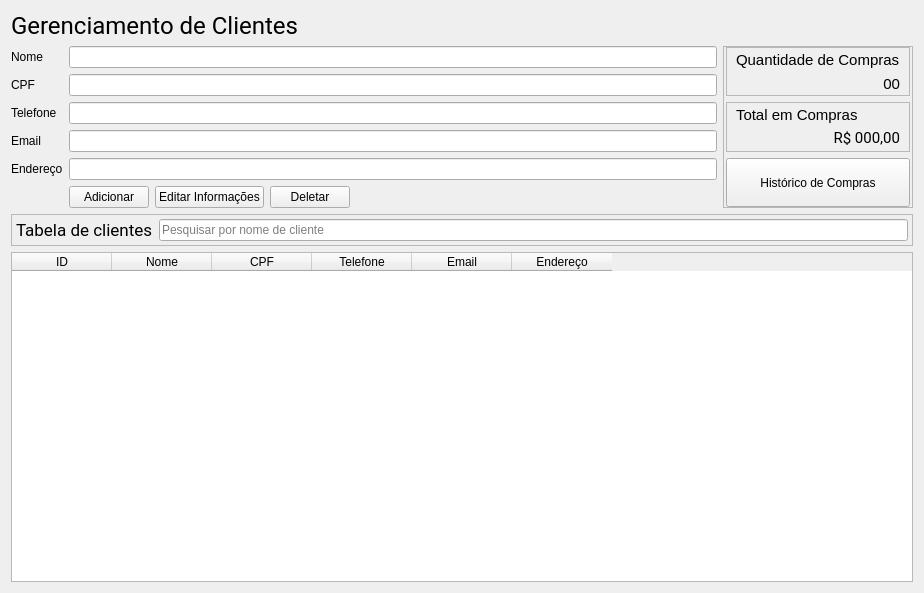
<?xml version="1.0" encoding="UTF-8"?>
<ui version="4.0">
 <class>Form</class>
 <widget class="QWidget" name="Form">
  <property name="geometry">
   <rect>
    <x>0</x>
    <y>0</y>
    <width>924</width>
    <height>593</height>
   </rect>
  </property>
  <property name="windowTitle">
   <string>Form</string>
  </property>
  <layout class="QVBoxLayout" name="verticalLayout_5">
   <item>
    <widget class="QLabel" name="tittle">
     <property name="font">
      <font>
       <family>Roboto</family>
       <pointsize>18</pointsize>
      </font>
     </property>
     <property name="text">
      <string>Gerenciamento de Clientes</string>
     </property>
    </widget>
   </item>
   <item>
    <layout class="QHBoxLayout" name="horizontalLayout_3">
     <item>
      <layout class="QFormLayout" name="formLayout">
       <item row="0" column="0">
        <widget class="QLabel" name="nameLabel">
         <property name="font">
          <font>
           <pointsize>9</pointsize>
          </font>
         </property>
         <property name="text">
          <string>Nome</string>
         </property>
        </widget>
       </item>
       <item row="0" column="1">
        <widget class="QLineEdit" name="name"/>
       </item>
       <item row="1" column="0">
        <widget class="QLabel" name="CPFLabel">
         <property name="font">
          <font>
           <pointsize>9</pointsize>
          </font>
         </property>
         <property name="text">
          <string>CPF</string>
         </property>
        </widget>
       </item>
       <item row="1" column="1">
        <widget class="QLineEdit" name="cpf"/>
       </item>
       <item row="2" column="0">
        <widget class="QLabel" name="telefoneLabel">
         <property name="font">
          <font>
           <pointsize>9</pointsize>
          </font>
         </property>
         <property name="text">
          <string>Telefone</string>
         </property>
        </widget>
       </item>
       <item row="2" column="1">
        <widget class="QLineEdit" name="phone"/>
       </item>
       <item row="3" column="0">
        <widget class="QLabel" name="emailLabel">
         <property name="font">
          <font>
           <pointsize>9</pointsize>
          </font>
         </property>
         <property name="text">
          <string>Email</string>
         </property>
        </widget>
       </item>
       <item row="3" column="1">
        <widget class="QLineEdit" name="email"/>
       </item>
       <item row="4" column="0">
        <widget class="QLabel" name="addressLabel">
         <property name="font">
          <font>
           <pointsize>9</pointsize>
          </font>
         </property>
         <property name="text">
          <string>Endereço</string>
         </property>
        </widget>
       </item>
       <item row="4" column="1">
        <widget class="QLineEdit" name="address"/>
       </item>
       <item row="5" column="1">
        <layout class="QHBoxLayout" name="horizontalLayout">
         <item>
          <widget class="QPushButton" name="Btn_Add">
           <property name="text">
            <string>Adicionar</string>
           </property>
          </widget>
         </item>
         <item>
          <widget class="QPushButton" name="Btn_Edit">
           <property name="text">
            <string>Editar Informações</string>
           </property>
          </widget>
         </item>
         <item>
          <widget class="QPushButton" name="Btn_Delete">
           <property name="text">
            <string>Deletar</string>
           </property>
          </widget>
         </item>
         <item>
          <spacer name="horizontalSpacer">
           <property name="orientation">
            <enum>Qt::Horizontal</enum>
           </property>
           <property name="sizeHint" stdset="0">
            <size>
             <width>40</width>
             <height>20</height>
            </size>
           </property>
          </spacer>
         </item>
        </layout>
       </item>
      </layout>
     </item>
     <item>
      <widget class="QFrame" name="frame_purchasesData">
       <property name="frameShape">
        <enum>QFrame::StyledPanel</enum>
       </property>
       <property name="frameShadow">
        <enum>QFrame::Raised</enum>
       </property>
       <layout class="QVBoxLayout" name="verticalLayout">
        <property name="leftMargin">
         <number>2</number>
        </property>
        <property name="topMargin">
         <number>0</number>
        </property>
        <property name="rightMargin">
         <number>2</number>
        </property>
        <property name="bottomMargin">
         <number>0</number>
        </property>
        <item>
         <widget class="QFrame" name="frame_quantity">
          <property name="frameShape">
           <enum>QFrame::StyledPanel</enum>
          </property>
          <property name="frameShadow">
           <enum>QFrame::Raised</enum>
          </property>
          <layout class="QVBoxLayout" name="verticalLayout_3">
           <property name="spacing">
            <number>0</number>
           </property>
           <property name="topMargin">
            <number>0</number>
           </property>
           <property name="bottomMargin">
            <number>0</number>
           </property>
           <item>
            <widget class="QLabel" name="quantity_of_purchases">
             <property name="font">
              <font>
               <pointsize>11</pointsize>
              </font>
             </property>
             <property name="text">
              <string>Quantidade de Compras</string>
             </property>
            </widget>
           </item>
           <item>
            <widget class="QLabel" name="quantity">
             <property name="font">
              <font>
               <pointsize>11</pointsize>
              </font>
             </property>
             <property name="text">
              <string>00</string>
             </property>
             <property name="alignment">
              <set>Qt::AlignRight|Qt::AlignTrailing|Qt::AlignVCenter</set>
             </property>
            </widget>
           </item>
          </layout>
         </widget>
        </item>
        <item>
         <widget class="QFrame" name="frame_totalPurchases">
          <property name="frameShape">
           <enum>QFrame::StyledPanel</enum>
          </property>
          <property name="frameShadow">
           <enum>QFrame::Raised</enum>
          </property>
          <layout class="QVBoxLayout" name="verticalLayout_4">
           <property name="spacing">
            <number>0</number>
           </property>
           <property name="topMargin">
            <number>0</number>
           </property>
           <property name="bottomMargin">
            <number>2</number>
           </property>
           <item>
            <widget class="QLabel" name="total_purchases">
             <property name="font">
              <font>
               <pointsize>11</pointsize>
              </font>
             </property>
             <property name="text">
              <string>Total em Compras</string>
             </property>
            </widget>
           </item>
           <item>
            <widget class="QLabel" name="value">
             <property name="font">
              <font>
               <family>Roboto</family>
               <pointsize>11</pointsize>
              </font>
             </property>
             <property name="text">
              <string>R$ 000,00</string>
             </property>
             <property name="alignment">
              <set>Qt::AlignRight|Qt::AlignTrailing|Qt::AlignVCenter</set>
             </property>
            </widget>
           </item>
          </layout>
         </widget>
        </item>
        <item>
         <layout class="QHBoxLayout" name="horizontalLayout_2">
          <item>
           <widget class="QPushButton" name="Btn_History">
            <property name="maximumSize">
             <size>
              <width>16777215</width>
              <height>16777213</height>
             </size>
            </property>
            <property name="text">
             <string>Histórico de Compras</string>
            </property>
           </widget>
          </item>
         </layout>
        </item>
       </layout>
      </widget>
     </item>
    </layout>
   </item>
   <item>
    <layout class="QVBoxLayout" name="table_verticaLayout">
     <item>
      <widget class="QFrame" name="frame_search">
       <property name="frameShape">
        <enum>QFrame::StyledPanel</enum>
       </property>
       <property name="frameShadow">
        <enum>QFrame::Raised</enum>
       </property>
       <layout class="QHBoxLayout" name="horizontalLayout_4">
        <property name="leftMargin">
         <number>4</number>
        </property>
        <property name="topMargin">
         <number>4</number>
        </property>
        <property name="rightMargin">
         <number>4</number>
        </property>
        <property name="bottomMargin">
         <number>4</number>
        </property>
        <item>
         <widget class="QLabel" name="table_name">
          <property name="font">
           <font>
            <family>Roboto</family>
            <pointsize>13</pointsize>
           </font>
          </property>
          <property name="text">
           <string>Tabela de clientes</string>
          </property>
         </widget>
        </item>
        <item>
         <widget class="QLineEdit" name="search">
          <property name="placeholderText">
           <string>Pesquisar por nome de cliente</string>
          </property>
         </widget>
        </item>
       </layout>
      </widget>
     </item>
     <item>
      <widget class="QTableWidget" name="table">
       <column>
        <property name="text">
         <string>ID</string>
        </property>
       </column>
       <column>
        <property name="text">
         <string>Nome</string>
        </property>
       </column>
       <column>
        <property name="text">
         <string>CPF</string>
        </property>
       </column>
       <column>
        <property name="text">
         <string>Telefone</string>
        </property>
       </column>
       <column>
        <property name="text">
         <string>Email</string>
        </property>
       </column>
       <column>
        <property name="text">
         <string>Endereço</string>
        </property>
       </column>
      </widget>
     </item>
    </layout>
   </item>
  </layout>
 </widget>
 <resources/>
 <connections/>
</ui>
